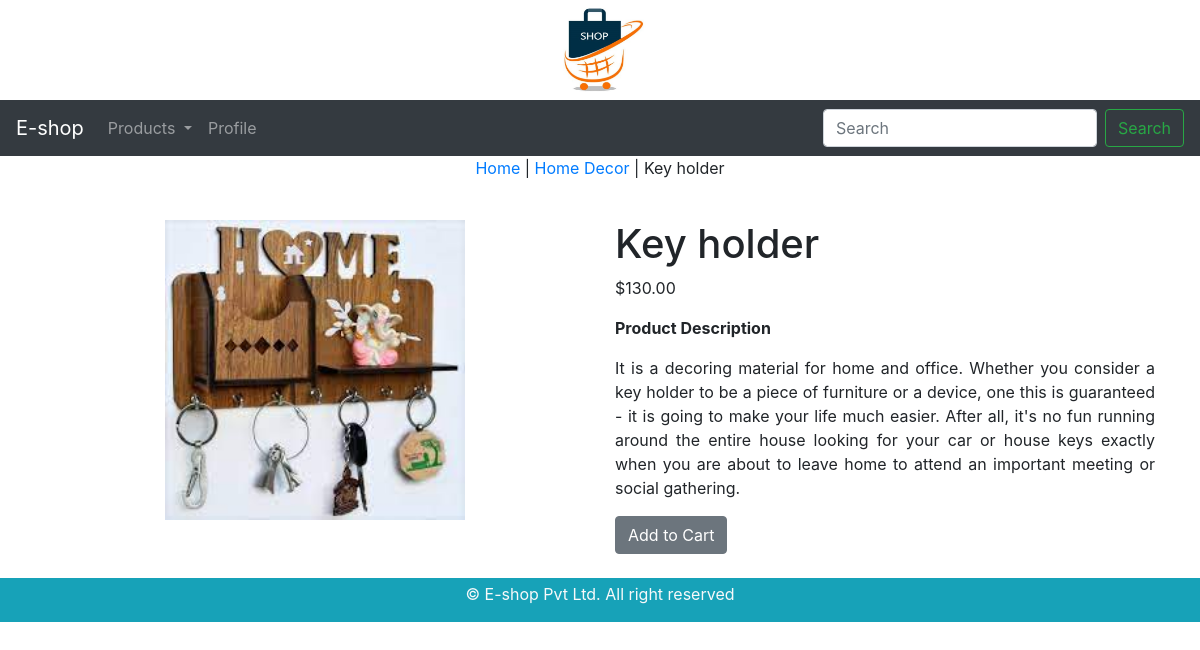
The page /home-decor/key-holder/ on the database its author committed.
### Home/models.py (models this page shows, shortened)
class Product(models.Model):
    name = models.CharField(max_length=250, unique=True)
    slug = models.SlugField(max_length=200, unique=True)
    description = models.TextField(blank=True)
    image = models.ImageField(upload_to='Products', blank=True)
    price = models.DecimalField(max_digits=9, decimal_places=2)
    category = models.ForeignKey(Category, on_delete=models.CASCADE)
    stock = models.IntegerField()
    available = models.BooleanField(default=True)
    created_at = models.DateTimeField(auto_now_add=True)
    class Meta:
        ordering =('name',)
        verbose_name='Product'
        verbose_name_plural ='Products'

class Category(models.Model):
    name = models.CharField(max_length=250, unique=True)
    slug = models.SlugField(max_length=250, unique=True)
    description = models.TextField(blank=True)
    image = models.ImageField(upload_to='category', blank=True)
    class Meta:
        ordering = ('name',)
        verbose_name = 'category'
        verbose_name_plural = 'categories'
    def get_url(self):
        return reverse('product_by_category', args=[ self.slug])
    def __str__(self):
        return '{}' .format(self.name)

### Home/views.py (the view)
# urls.py: path('<slug:slug_c>/<slug_p>/',views.prod_det, name='product_catdetail'),
def prod_det(request, slug_c, slug_p):
    try:
        product=Product.objects.get(category__slug=slug_c, slug=slug_p)
    except Exception as e:
        raise e
    return render(request,'product.html',{'product':product})

### Home/context_processors.py (called while the page is built)
def my_links(request):
    links=Category.objects.all()
    return dict(links=links)

### templates/product.html (shortened to what this page needs)
{% extends 'base.html' %}
{% load static %}
{% block content %}
<div class="row">
    <div class="mx-auto">
        <p><a href="{% url 'allproducts' %}">Home</a> | <a href="{{product.category.get_url}}"> {{product.category}} </a> | {{product.name}}</p>
    </div>
</div>
<div class="container">
    <br>
    <div class="row">
        <div class="col-12 col-sm-12 mol-md-12 col-lg-6 text-center">
            <div style="min-min-width:18rem">
                <img src="{{product.image.url}}" alt="{{product.name}}" style="width:300px;height:300px;">
            </div>
        </div>
        <div class="col-12 col-sm-12 col-md-12 col-lg-6">
                <h1>{{product.name}}</h1>
                <p>${{product.price}}</p>
                <p><b>Product Description</b> </p>
                <p class="text-justify">{{product.description}}</p>
                {% if product.stock <= 0 %}
                <p class="text-justify" ><b>Out of Stock</b></p>
                {% else %}
                <a class="btn btn-secondary" href="#">Add to Cart</a>
                <br>
                <br>
                {% endif %}
        </div>
    </div>
</div>
{% endblock content %}

### rows shown on the page
Product: category "Home Decor", name "Key holder", description "It is a decoring material for home and office. Whether you consider a key holder to be a piece of furniture or a device, one this is guaranteed - it is going to make your life much easier. After all, it's no fun running around the entire house looking for your car or house keys exactly when you are about to leave home to attend an important meeting or social gathering."

### other values the page prints
{{ product.price }} "130.00"
